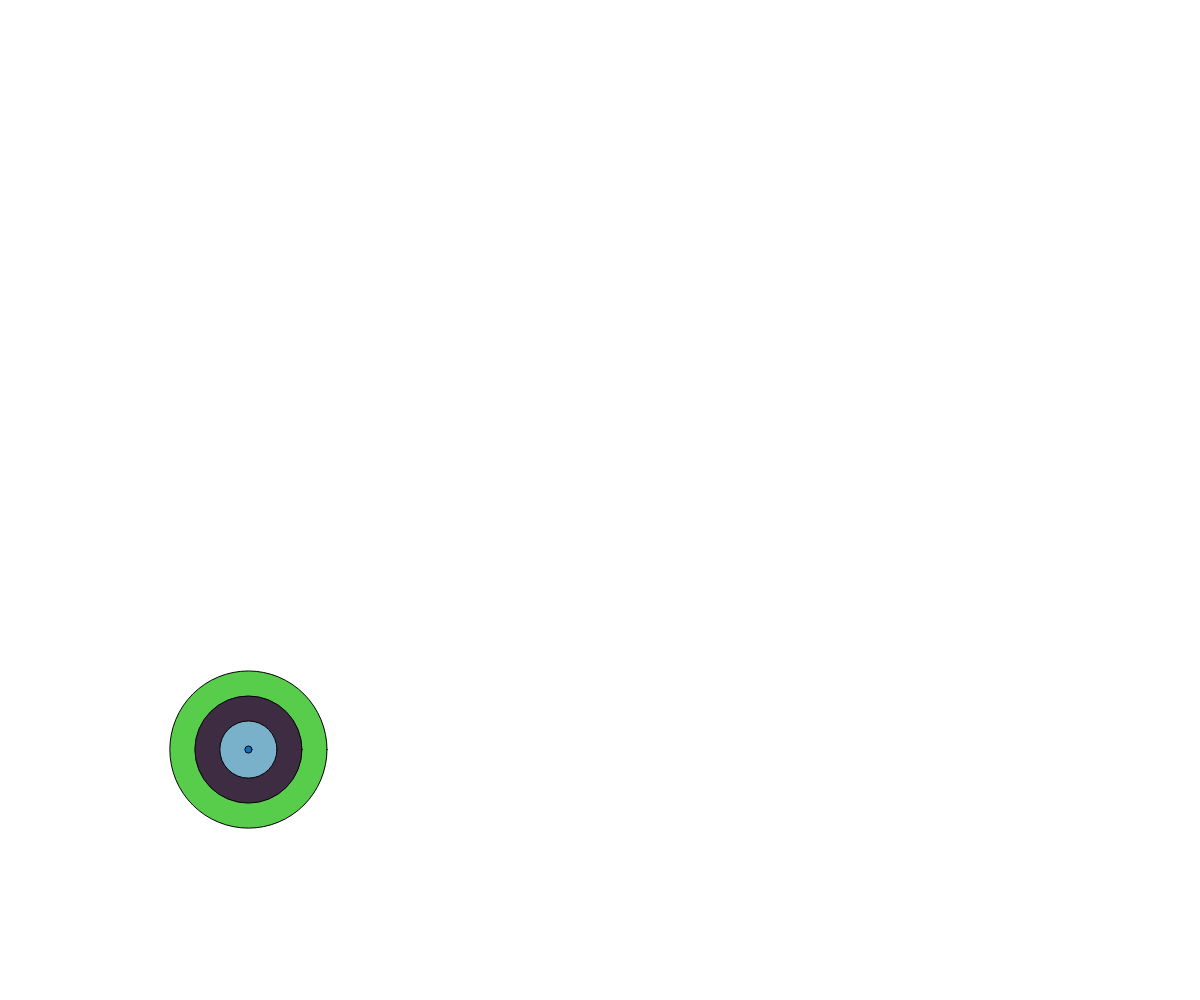
Frame 1 (no input)
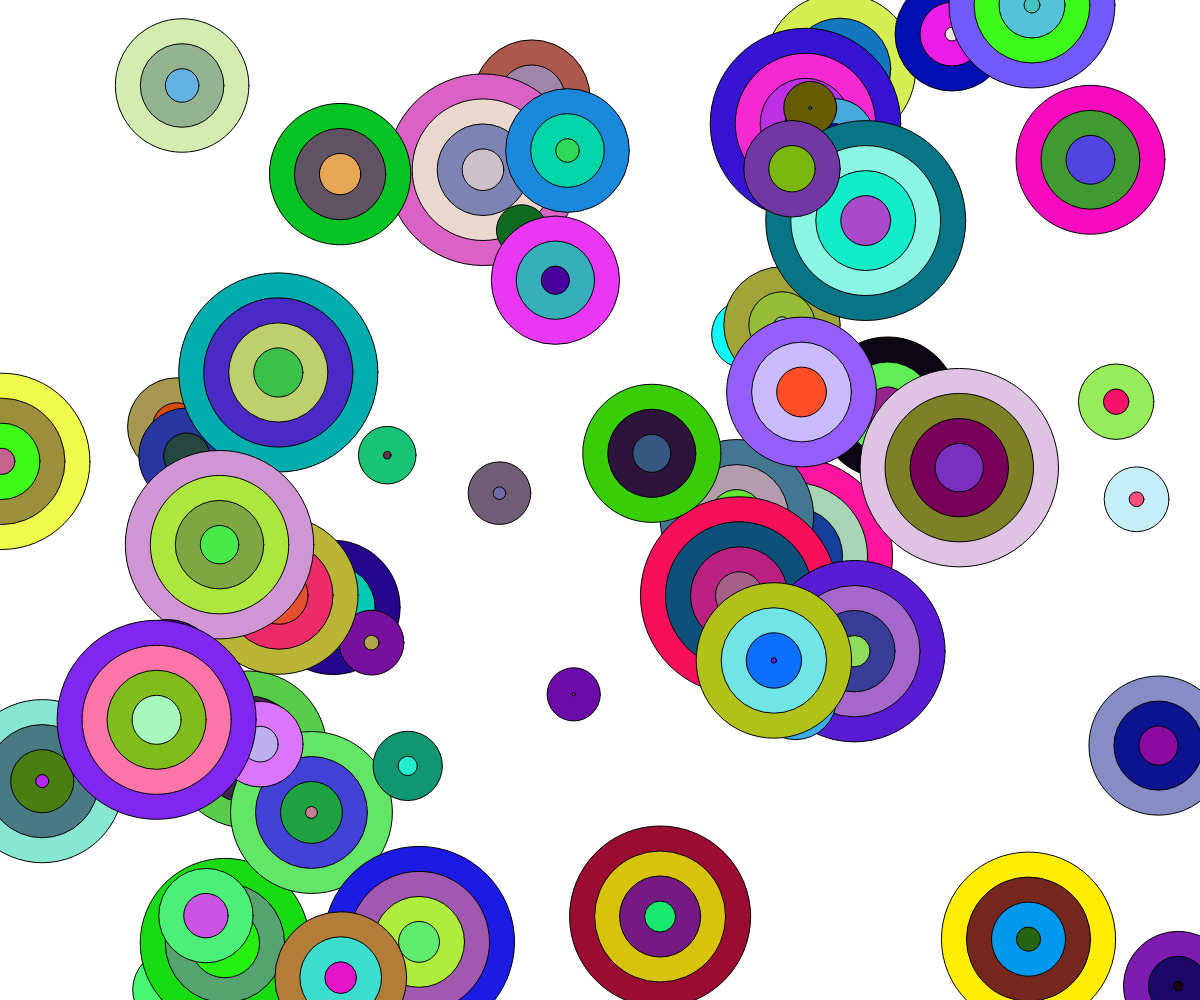
Frame 60 (no input)
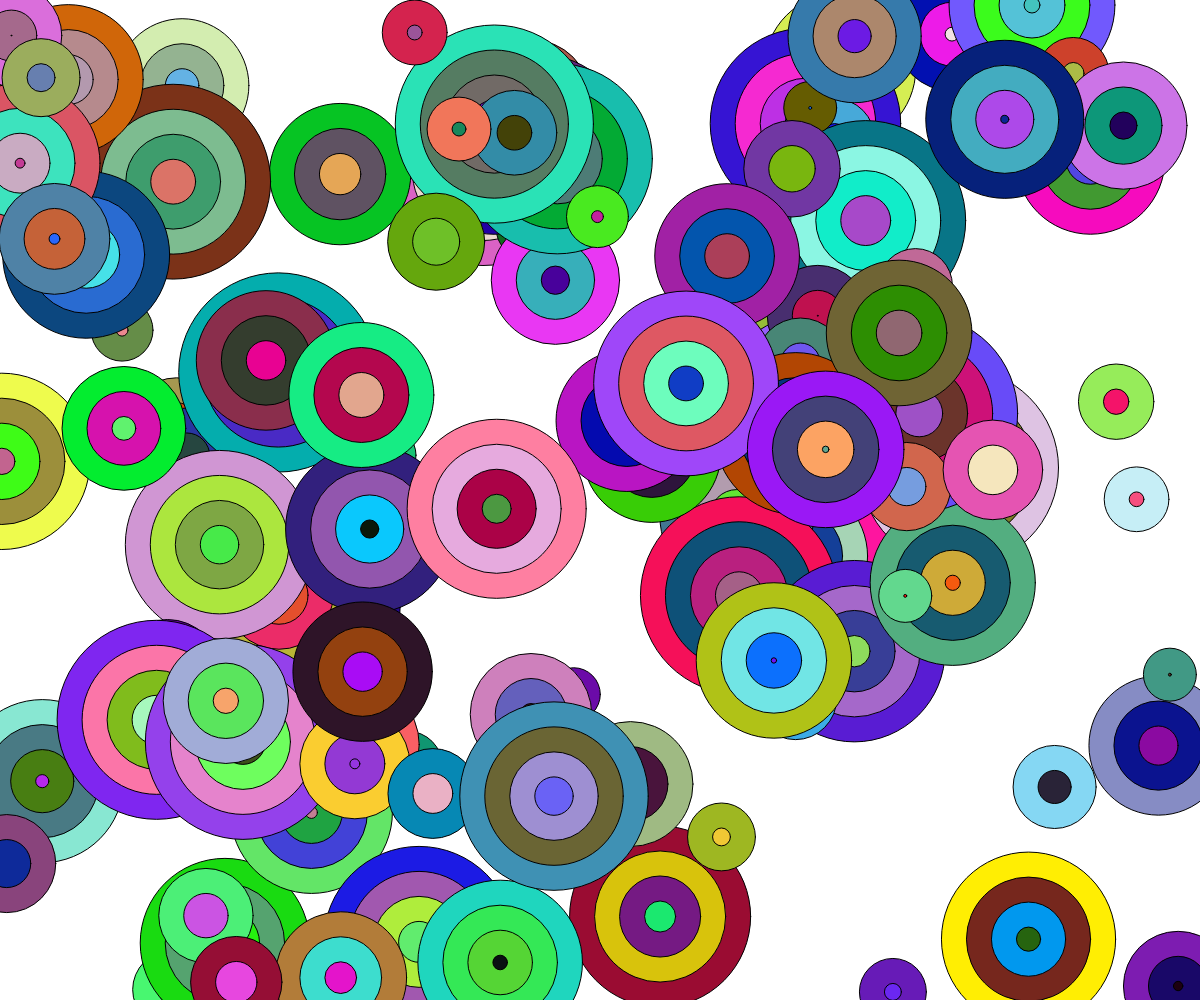
Frame 120 (the mouse pressed at the canvas centre since frame 60)

The p5.js sketch that drew these frames (run headless with seeded random() and noise() and a simulated clock; from frame 60 on, the mouse is pressed at the canvas centre):

// p5.js sketch
// ── sketch.js
function setup() {
    createCanvas(windowWidth, windowHeight);
  }

  function windowResized() {
    resizeCanvas(windowWidth, windowHeight);
  }
  
  function draw() {
    let size = random(50, 200);
    let x = random (0, windowWidth);
    let y = random (0, windowHeight);
    while (size > 0) {
      fill(random(0, 255), random(0, 255), random(0, 255));
      ellipse(x, y, size, size);
      size -= 50;
    }
  }
